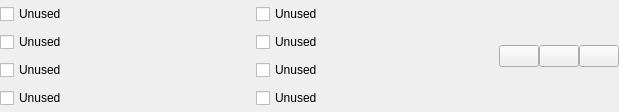
<?xml version="1.0" encoding="UTF-8"?>
<ui version="4.0">
 <class>ParamEditBitfield</class>
 <widget class="QWidget" name="ParamEditBitfield">
  <property name="geometry">
   <rect>
    <x>0</x>
    <y>0</y>
    <width>619</width>
    <height>112</height>
   </rect>
  </property>
  <property name="windowTitle">
   <string>Form</string>
  </property>
  <layout class="QHBoxLayout" name="horizontalLayout">
   <property name="spacing">
    <number>0</number>
   </property>
   <property name="leftMargin">
    <number>0</number>
   </property>
   <property name="topMargin">
    <number>0</number>
   </property>
   <property name="rightMargin">
    <number>0</number>
   </property>
   <property name="bottomMargin">
    <number>0</number>
   </property>
   <item>
    <layout class="QGridLayout" name="gridLayout">
     <property name="horizontalSpacing">
      <number>12</number>
     </property>
     <property name="verticalSpacing">
      <number>4</number>
     </property>
     <item row="0" column="0">
      <widget class="QCheckBox" name="b0Box">
       <property name="text">
        <string>Unused</string>
       </property>
      </widget>
     </item>
     <item row="0" column="1">
      <widget class="QCheckBox" name="b1Box">
       <property name="text">
        <string>Unused</string>
       </property>
      </widget>
     </item>
     <item row="1" column="0">
      <widget class="QCheckBox" name="b2Box">
       <property name="text">
        <string>Unused</string>
       </property>
      </widget>
     </item>
     <item row="1" column="1">
      <widget class="QCheckBox" name="b3Box">
       <property name="text">
        <string>Unused</string>
       </property>
      </widget>
     </item>
     <item row="2" column="0">
      <widget class="QCheckBox" name="b4Box">
       <property name="text">
        <string>Unused</string>
       </property>
      </widget>
     </item>
     <item row="2" column="1">
      <widget class="QCheckBox" name="b5Box">
       <property name="text">
        <string>Unused</string>
       </property>
      </widget>
     </item>
     <item row="3" column="0">
      <widget class="QCheckBox" name="b6Box">
       <property name="text">
        <string>Unused</string>
       </property>
      </widget>
     </item>
     <item row="3" column="1">
      <widget class="QCheckBox" name="b7Box">
       <property name="text">
        <string>Unused</string>
       </property>
      </widget>
     </item>
    </layout>
   </item>
   <item>
    <widget class="QPushButton" name="readButton">
     <property name="sizePolicy">
      <sizepolicy hsizetype="Fixed" vsizetype="Fixed">
       <horstretch>0</horstretch>
       <verstretch>0</verstretch>
      </sizepolicy>
     </property>
     <property name="toolTip">
      <string>Read current setting</string>
     </property>
     <property name="text">
      <string/>
     </property>
    </widget>
   </item>
   <item>
    <widget class="QPushButton" name="readDefaultButton">
     <property name="sizePolicy">
      <sizepolicy hsizetype="Fixed" vsizetype="Fixed">
       <horstretch>0</horstretch>
       <verstretch>0</verstretch>
      </sizepolicy>
     </property>
     <property name="toolTip">
      <string>Read default setting</string>
     </property>
     <property name="text">
      <string/>
     </property>
    </widget>
   </item>
   <item>
    <widget class="QPushButton" name="helpButton">
     <property name="sizePolicy">
      <sizepolicy hsizetype="Fixed" vsizetype="Fixed">
       <horstretch>0</horstretch>
       <verstretch>0</verstretch>
      </sizepolicy>
     </property>
     <property name="toolTip">
      <string>Show help</string>
     </property>
     <property name="text">
      <string/>
     </property>
    </widget>
   </item>
  </layout>
 </widget>
 <resources/>
 <connections/>
</ui>
